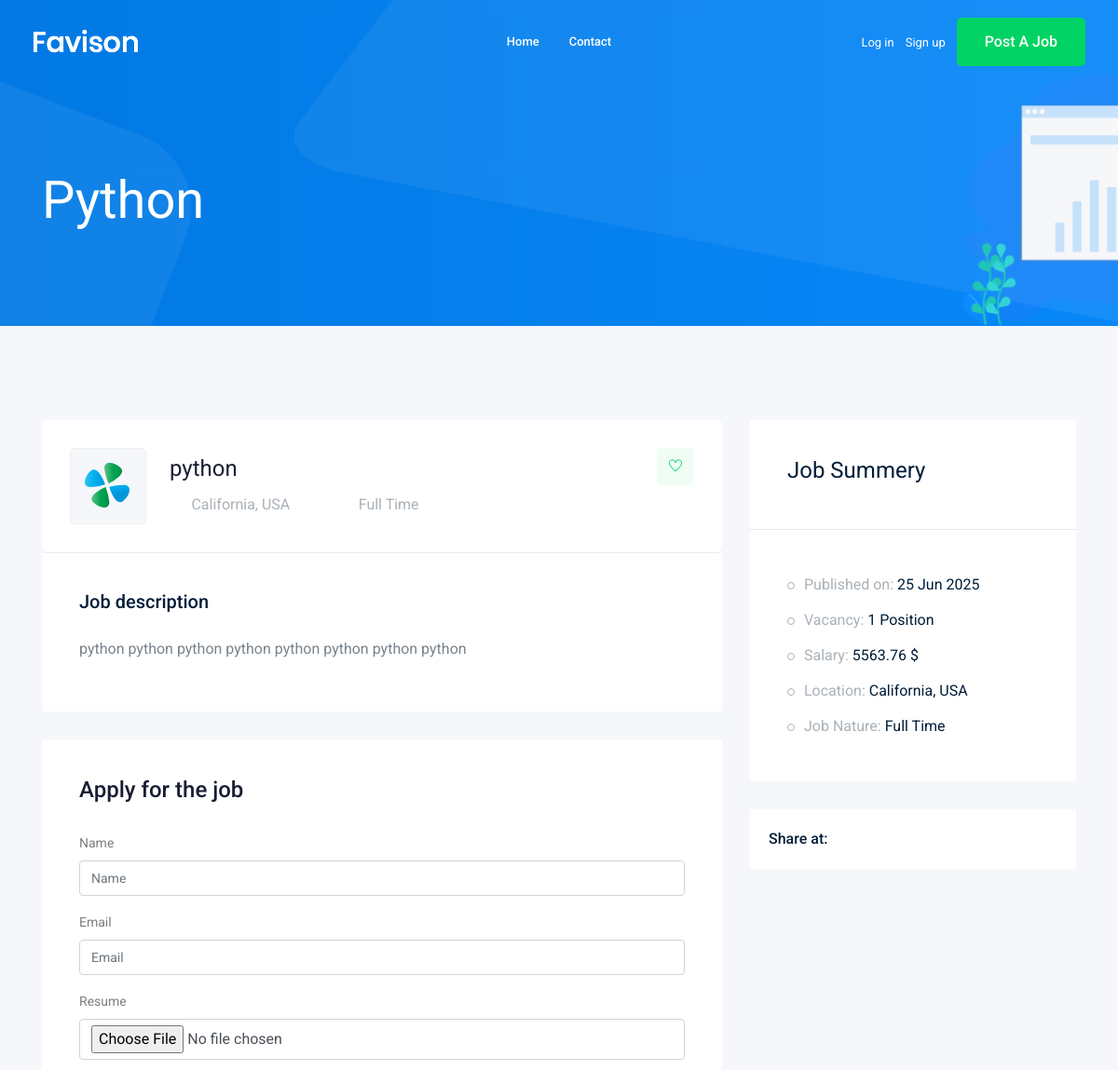
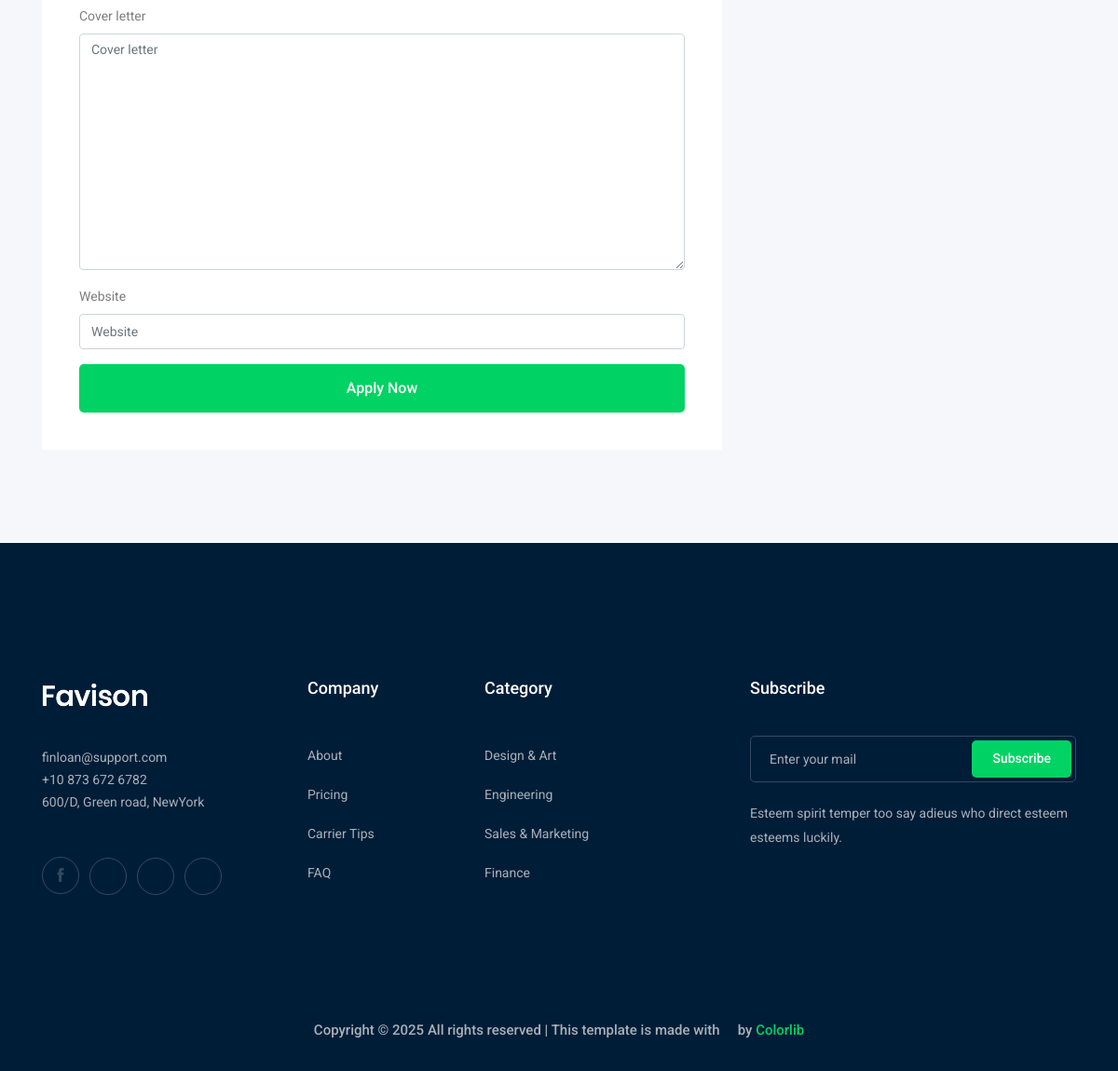
The page /jobs/python on the database its author committed (2 pictures, top to bottom).
### job/models.py (models this page shows, shortened)
class Job(models.Model):
    owner = models.ForeignKey(User,on_delete=models.CASCADE)
    title = models.CharField(max_length=100)
    job_type = models.CharField(max_length=15,choices=JobTYpe, default='Full Time')
    description = models.TextField(max_length=5000)
    vacancy = models.IntegerField(default=1)
    salary = models.DecimalField(max_digits=10, decimal_places=2)
    experience = models.IntegerField(default=1)
    category = models.ForeignKey(to='Category',on_delete=models.CASCADE)
    image = models.ImageField(upload_to=job_image_upload_to, default='default.png')
    published_on = models.DateTimeField(auto_now=True)
    slug = models.SlugField(blank=True , null=True)

### job/views.py (the view)
# urls.py: path('<str:slug>', views.job_details,name='job_details'),
def job_details(request,slug):
    job = Job.objects.get(slug = slug)
    if(request.method == 'POST'):
        form = ApplicationForm(request.POST, request.FILES)
        if form.is_valid():
            application = form.save(commit=False)  # <-- لا تحفظ مباشرة
            application.job = job  # <-- ربط الوظيفة
            application.save()
            return redirect(reverse('jobs:job_list'))
    else:
        form = ApplicationForm()
    return render(request, 'job/job_details.html', {'job': job,'form':form})

### job/form.py
class ApplicationForm(forms.ModelForm):
    class Meta:
        model = Application
        fields = ['name','email','resume','cover_letter','website']

### job/templates/job/job_details.html (shortened to what this page needs)
{% extends "base.html" %} {% load bootstrap4 %} {% block body%}
<div class="bradcam_area bradcam_bg_1">
  <div class="container">
    <div class="row">
      <div class="col-xl-12">
        <div class="bradcam_text">
          <h3>{{job.title}}</h3>
        </div>
      </div>
    </div>
  </div>
</div>
<div class="job_details_area">
  <div class="container">
    <div class="row">
      <div class="col-lg-8">
        <div class="job_details_header">
          <div class="single_jobs white-bg d-flex justify-content-between">
            <div class="jobs_left d-flex align-items-center">
              <div class="thumb">
                <img src="img/svg_icon/1.svg" alt="" />
              </div>
              <div class="jobs_conetent">
                <a href="#"><h4>{{job.title}}</h4></a>
                <div class="links_locat d-flex align-items-center">
                  <div class="location">
                    <p><i class="fa fa-map-marker"></i> California, USA</p>
                  </div>
                  <div class="location">
                    <p><i class="fa fa-clock-o"></i> {{job.job_type}}</p>
                  </div>
                </div>
              </div>
            </div>
            <div class="jobs_right">
              <div class="apply_now">
                <a class="heart_mark" href="#"> <i class="ti-heart"></i> </a>
              </div>
            </div>
          </div>
        </div>
        <div class="descript_wrap white-bg">
          <div class="single_wrap">
            <h4>Job description</h4>
            <p>{{job.description}}</p>
          </div>
        </div>
        <div class="apply_job_form white-bg">
          <h4>Apply for the job</h4>
          <form method="post" class="form" enctype="multipart/form-data">
            {% csrf_token %} {% bootstrap_form form %} {% buttons %}
            <button class="boxed-btn3 w-100" type="submit">Apply Now</button>
            {% endbuttons %}
          </form>
        </div>
      </div>
      <div class="col-lg-4">
        <div class="job_sumary">
          <div class="summery_header">
            <h3>Job Summery</h3>
          </div>
          <div class="job_content">
            <ul>
              <li>
                Published on: <span>{{job.published_on|date:'d M Y'}}</span>
              </li>
              <li>Vacancy: <span>{{job.vacancy}} Position</span></li>
              <li>Salary: <span>{{job.salary}} $</span></li>
              <li>Location: <span>California, USA</span></li>
              <li>Job Nature: <span> {{job.job_type}}</span></li>
            </ul>
          </div>
        </div>
        <div class="share_wrap d-flex">
          <span>Share at:</span>
          <ul>
            <li>
              <a href="#"> <i class="fa fa-facebook"></i></a>
            </li>
            <li>
              <a href="#"> <i class="fa fa-google-plus"></i></a>
            </li>
            <li>
              <a href="#"> <i class="fa fa-twitter"></i></a>
            </li>
            <li>
              <a href="#"> <i class="fa fa-envelope"></i></a>
            </li>
          </ul>
        </div>
        <div class="job_location_wrap">
          <div class="job_lok_inner">
            <div id="map" style="height: 200px"></div>
          </div>
        </div>
      </div>
    </div>
  </div>
</div>
{% endblock body %}

### rows shown on the page
Job: title "Python", title "python", job_type "Full Time", description "python python python python python python python python", published_on "25 Jun 2025", vacancy "1", salary "5563.76"
